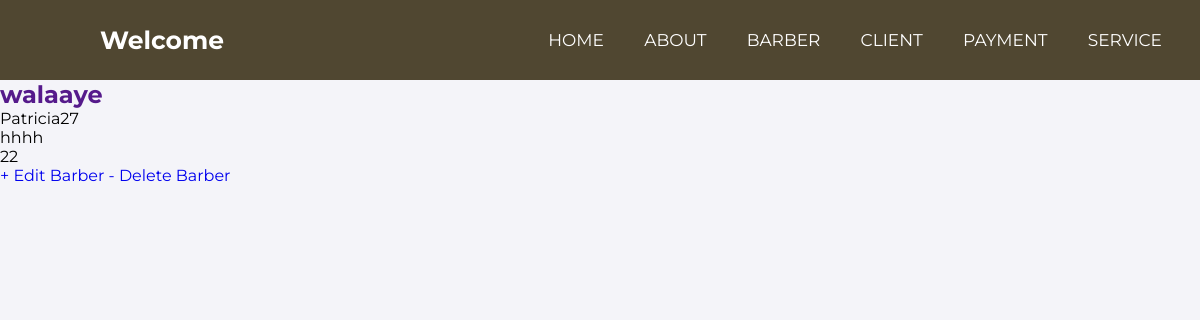
The page /barber/4 on the database its author committed.
### app/models.py (models this page shows, shortened)
class Barber(models.Model):
    user = models.OneToOneField(User, on_delete=models.CASCADE, related_name="barber_profile")
    name = models.CharField(max_length=100)
    experience_years = models.IntegerField()
    specialty = models.CharField(max_length=255, blank=True, null=True)
    rating = models.DecimalField(max_digits=3, decimal_places=2, default=0.0)
    available = models.BooleanField(default=True)

### app/views.py (the view)
# urls.py: path('barber/<int:pk>', BarberDetailView.as_view(), name='barber_detail'),
class BarberDetailView(DetailView):
    model = Barber
    context_object_name = 'barber'
    template_name = 'app/barber_detail.html'

### app/Templates/app/barber_detail.html
{% extends 'app/Admin/Admin.html' %}
{% load static %}
{% block content %}
       <div class="barber">
           <h2><a href="">{{barber.name}}</a></h2>
           <p>{{barber.user}}</p>
           <p>{{barber.specialty}}</p>
           <p>{{barber.experience_years}}</p>
       </div>
       <a href="{% url 'barber_update' barber.pk %}">+ Edit Barber</a>
       <a href="{% url 'barber_delete' barber.pk %}">- Delete Barber</a>
{% endblock content %}

### static/css/base.css (style rules this page uses)
body { margin: 0; font-family: Arial, sans-serif; background-color: #f4f4f9; }

### static/css/navbar.css (style rules this page uses)
* { padding: 0; margin: 0; text-decoration: none; list-style: none; box-sizing: border-box; }
body { font-family: "Montserrat", sans-serif; }

### rows shown on the page
Barber: name "walaaye", user "Patricia27", specialty "hhhh", experience_years "22"
